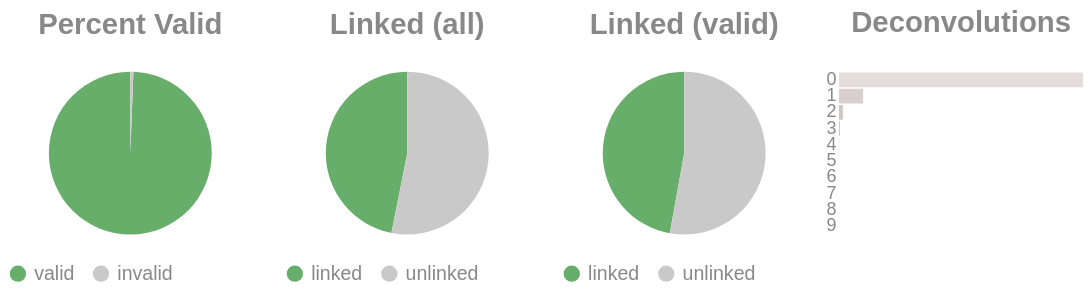

The code cell stored with this chart in its notebook:
### Code cell
if SKIPLR:
    pass
else:
    clash = Counter()
    for i in valids['molecule'].to_list():
        _mol = i.split("-")
        if len(_mol) == 1:
            clash.update('0')
        else:
            clash.update(_mol[-1])

    _d = {"deconvolutions": [], 'count': []}
    for k,v in clash.items():
        _d['deconvolutions'].append(k)
        _d['count'].append(v)

    tot_valid = valids['reads'].sum()
    mask = valids['reads'] >= 2
    n_linked_reads = valids.filter(mask)['reads'].sum()
    if n_linked_reads == 0:
        print_html("No linked molecules (>=2 reads) were detected; skipping linked-only distributions.")
        SKIPLR = True
    else:
        perc_valid = round(tot_valid / n_reads, 4)
        linked_perc_abs = round(n_linked_reads / n_reads, 4)
        linked_perc = round(n_linked_reads / tot_valid, 4)

    _valid = pl.DataFrame({"valids": ['valid', 'invalid'], "count": [tot_valid, n_reads - tot_valid]})
    _linked_abs = pl.DataFrame({"linked (absolute)": ['linked', 'unlinked'], "count": [n_linked_reads, n_reads - n_linked_reads]})
    _linked_rel = pl.DataFrame({"linked (valids)": ['linked', 'unlinked'], "count": [n_linked_reads, tot_valid - n_linked_reads]})

    (
        alt.hconcat(
            piechart(_valid, goodval = 'valid', title = "Percent Valid"),
            piechart(_linked_abs, goodval = "linked", title =  "Linked (all)"),
            piechart(_linked_rel, goodval = "linked", title =  "Linked (valid)"),
            convolutionbar(pl.DataFrame(_d), title = "Deconvolutions"),
            center = True,
            bounds = 'flush'
        )
        .resolve_scale(color='independent')
        .resolve_legend('independent')
        .properties(usermeta={'embedOptions': {"actions": False}})
    ).display()

### Figure 1 — Vega-Lite specification as saved in the notebook (floating-point values rounded to 4 significant figures)
{"width": "container", "height": 400, "config": {"title": {"anchor": "start", "dy": -15, "fontSize": 18, "color": "#888888", "subtitleColor": "#888888", "subtitleFontSize": 14}, "arc": {"fill": "#0072B2"}, "axis": {"domainColor": "#888888", "domainWidth": 0.5, "gridWidth": 0.2, "grid": false, "titleFontWeight": 400, "titleFontSize": 15, "labelFontSize": 11, "labelColor": "#888888", "tickColor": "#888888", "tickWidth": 0.2, "titleColor": "#888888"}, "axisBand": {"grid": false}, "axisX": {"grid": true, "tickSize": 10, "domainCap": "round"}, "axisY": {"domain": false, "grid": true, "tickSize": 0, "domainCap": "round"}, "background": "transparent", "header": {"labelFontSize": 15, "labelColor": "#888888", "titleFontSize": 15, "titleFontWeight": 600, "titleColor": "#888888"}, "legend": {"labelFont": "sans-serif", "labelFontSize": 12, "labelColor": "#888888", "symbolSize": 100, "symbolType": "circle", "titleFontSize": 12, "titlePadding": 10, "titleColor": "#888888", "title": null}, "range": {"category": ["#E69F00", "#56B4E9", "#009E73", "#F0E442", "#0072B2", "#D55E00", "#CC79A7", "#000000"], "diverging": ["#cfe8f3", "#a2d4ec", "#73bfe2", "#46abdb", "#1696d2", "#12719e"]}, "area": {"fill": "#0072B2", "fillOpacity": 0.7, "line": true, "strokeOpacity": 0.7}, "line": {"color": "#0072B2", "stroke": "#0072B2", "strokeWidth": 2}, "trail": {"color": "#0072B2", "stroke": "#0072B2", "strokeWidth": 0, "size": 1}, "point": {"filled": true, "fillOpacity": 1.0, "size": 95}, "text": {"color": "#888888", "fontSize": 11, "align": "right", "fontWeight": 400, "size": 11}, "bar": {"fill": "#0072B2", "stroke": null}, "view": {"stroke": null, "continuousWidth": 660, "continuousHeight": 400}}, "hconcat": [{"data": {"name": "data-462bb3063b647a12af8f6d7c5c3a8d4a"}, "mark": {"type": "arc"}, "encoding": {"color": {"field": "valids", "legend": {"orient": "bottom", "title": null}, "scale": {"domain": ["valid", "invalid"], "range": ["#68ae6b", "#C9C9C9"]}, "title": "Valids", "type": "nominal"}, "theta": {"field": "count", "type": "quantitative"}, "tooltip": [{"field": "valids", "title": "Valids", "type": "ordinal"}, {"field": "percent", "format": ".2%", "title": "Percent", "type": "quantitative"}, {"field": "count", "title": "Count", "type": "quantitative"}]}, "height": 100, "title": {"text": "Percent Valid", "align": "center", "anchor": "middle"}, "transform": [{"calculate": "datum.count / 26829704", "as": "percent"}], "width": 150}, {"data": {"name": "data-a1bb3f9d05c29662f7860fcd00c913b6"}, "mark": {"type": "arc"}, "encoding": {"color": {"field": "linked (absolute)", "legend": {"orient": "bottom", "title": null}, "scale": {"domain": ["linked", "unlinked"], "range": ["#68ae6b", "#C9C9C9"]}, "title": "Linked (Absolute)", "type": "nominal"}, "theta": {"field": "count", "type": "quantitative"}, "tooltip": [{"field": "linked (absolute)", "title": "Linked (Absolute)", "type": "ordinal"}, {"field": "percent", "format": ".2%", "title": "Percent", "type": "quantitative"}, {"field": "count", "title": "Count", "type": "quantitative"}]}, "height": 100, "title": {"text": "Linked (all)", "align": "center", "anchor": "middle"}, "transform": [{"calculate": "datum.count / 26829704", "as": "percent"}], "width": 150}, {"data": {"name": "data-e63c0b44b485c418df2cbad86a45be8c"}, "mark": {"type": "arc"}, "encoding": {"color": {"field": "linked (valids)", "legend": {"orient": "bottom", "title": null}, "scale": {"domain": ["linked", "unlinked"], "range": ["#68ae6b", "#C9C9C9"]}, "title": "Linked (Valids)", "type": "nominal"}, "theta": {"field": "count", "type": "quantitative"}, "tooltip": [{"field": "linked (valids)", "title": "Linked (Valids)", "type": "ordinal"}, {"field": "percent", "format": ".2%", "title": "Percent", "type": "quantitative"}, {"field": "count", "title": "Count", "type": "quantitative"}]}, "height": 100, "title": {"text": "Linked (valid)", "align": "center", "anchor": "middle"}, "transform": [{"calculate": "datum.count / 26667420", "as": "percent"}], "width": 150}, {"data": {"name": "data-98ce84ceeca1a0a94ca50131b6e8575a"}, "mark": {"type": "bar"}, "encoding": {"color": {"field": "deconvolutions", "legend": null, "scale": {"scheme": "lightgreyred"}, "type": "nominal"}, "tooltip": [{"field": "deconvolutions", "title": "Deconvolutions", "type": "ordinal"}, {"field": "percent", "format": ".2%", "title": "Percent", "type": "quantitative"}, {"field": "count", "title": "Count", "type": "quantitative"}], "x": {"axis": null, "field": "count", "type": "quantitative"}, "y": {"field": "deconvolutions", "sort": "ascending", "title": null, "type": "nominal"}}, "height": 100, "title": {"text": "Deconvolutions", "align": "center", "anchor": "middle"}, "transform": [{"calculate": "datum.count / 17899604", "as": "percent"}], "width": 150}], "bounds": "flush", "center": true, "resolve": {"legend": {"angle": "independent"}, "scale": {"color": "independent"}}, "usermeta": {"embedOptions": {"actions": false}}, "$schema": "https://vega.github.io/schema/vega-lite/v6.1.0.json", "datasets": {"data-462bb3063b647a12af8f6d7c5c3a8d4a": [{"valids": "valid", "count": 26667420}, {"valids": "invalid", "count": 162284}], "data-a1bb3f9d05c29662f7860fcd00c913b6": [{"linked (absolute)": "linked", "count": 12580195}, {"linked (absolute)": "unlinked", "count": 14249509}], "data-e63c0b44b485c418df2cbad86a45be8c": [{"linked (valids)": "linked", "count": 12580195}, {"linked (valids)": "unlinked", "count": 14087225}], "data-98ce84ceeca1a0a94ca50131b6e8575a": [{"deconvolutions": "0", "count": 15990088}, {"deconvolutions": "1", "count": 1585005}, {"deconvolutions": "2", "count": 258067}, {"deconvolutions": "3", "count": 51451}, {"deconvolutions": "4", "count": 11396}, {"deconvolutions": "5", "count": 2712}, {"deconvolutions": "6", "count": 677}, {"deconvolutions": "7", "count": 157}, {"deconvolutions": "8", "count": 40}, {"deconvolutions": "9", "count": 11}]}}
